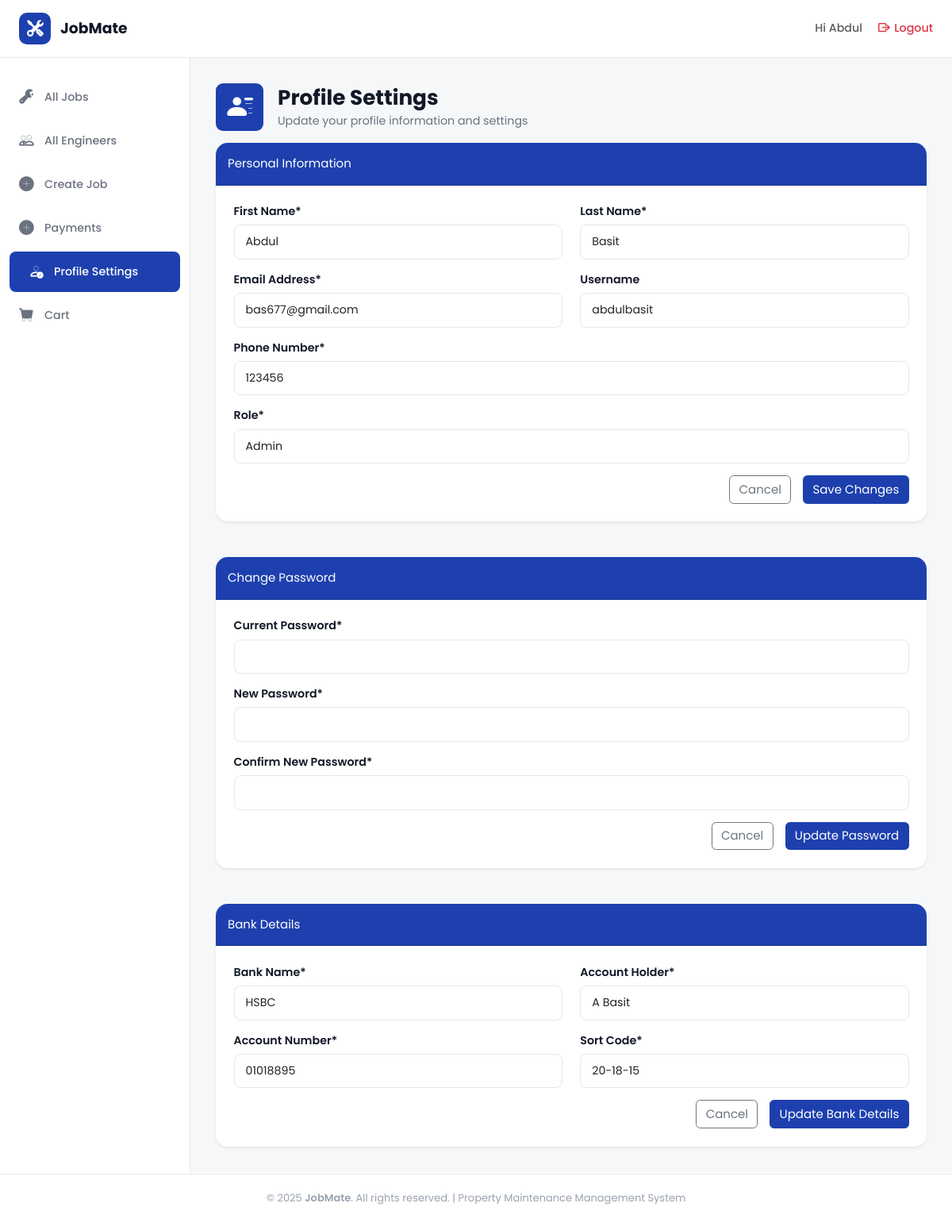
Before: /users/profile_settings/ (signed in) with the older database file.
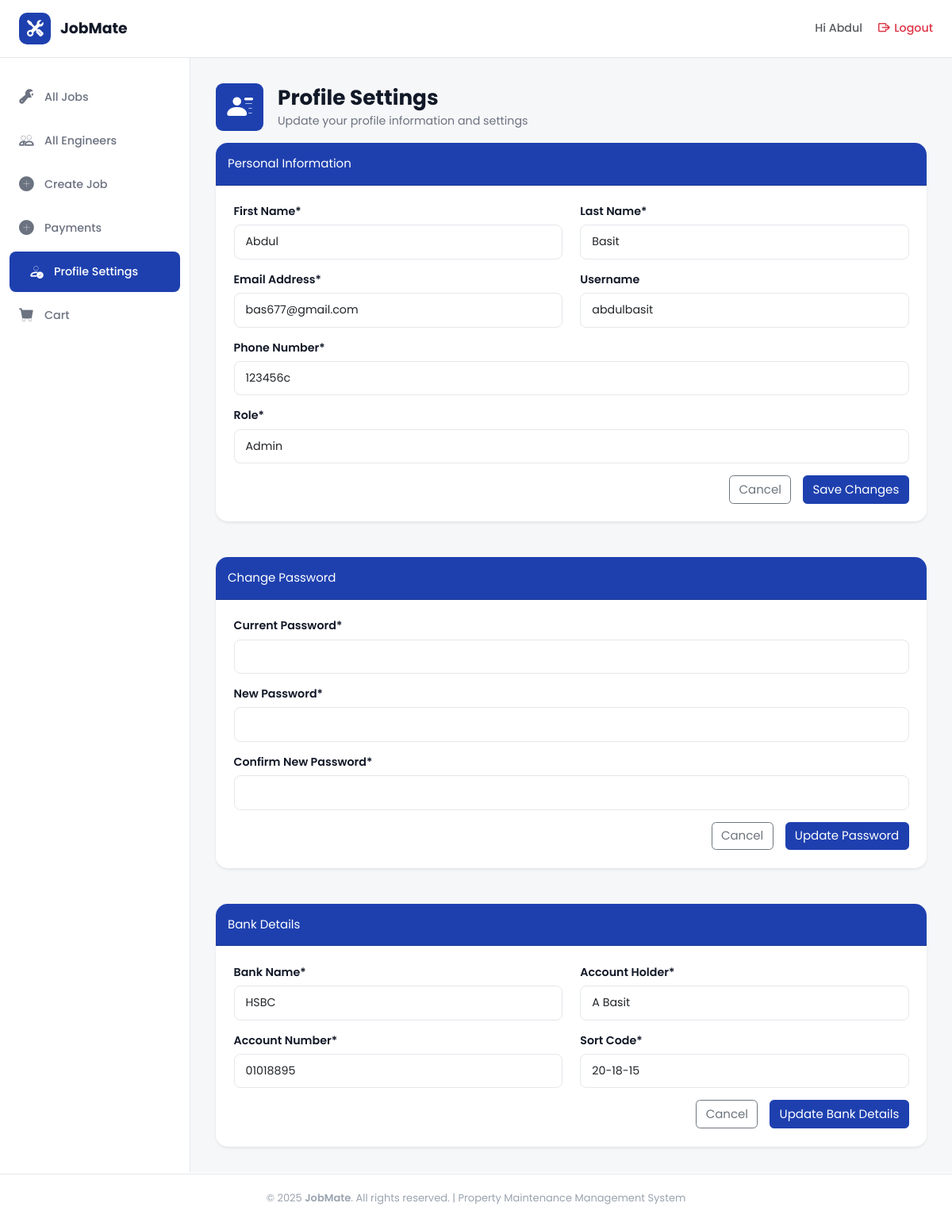
After: the same page with the newer database file.
### users/models.py (models this page shows, shortened)
class Profile(models.Model):
    user = models.OneToOneField(User, on_delete=models.CASCADE)
    phone_number = models.CharField(
        max_length=20,
        blank=False,
    )
    role = models.CharField(
        max_length=20,
        default='Engineer'
    )
    bank_name = models.CharField(
        max_length=100,
        blank=True,
        null=True
    )
    account_holder = models.CharField(
        max_length=100,
        blank=True,
        null=True
    )
    account_number = models.CharField(
        max_length=20,
        blank=True,
        null=True
    )
    sort_code = models.CharField(
        max_length=20,
        blank=True,
        null=True
    )

### users/views.py (the view, shortened to what this page needs)
# urls.py: path('profile_settings/', views.profile_settings, name='profile_settings'),
@login_required
def profile_settings(request):
    profile = request.user.profile
    if request.method == "POST" and "submit_personal" in request.POST:
        personal_form = ProfileForm(request.POST, instance=profile)
        bank_form = BankDetailsForm(instance=profile)
        password_form = PasswordChangeForm(request.user)
        if personal_form.is_valid():
            personal_form.save()
            messages.success(request, 'Your profile was successfully updated!')
            return redirect("users:profile_settings")
    elif request.method == "POST" and "submit_bank" in request.POST:
        bank_form = BankDetailsForm(request.POST, instance=profile)
        if bank_form.is_valid():
            bank_form.save()
            messages.success(request, 'Your bank details was successfully updated!')
            return redirect("users:profile_settings")
    else:
        personal_form = ProfileForm(instance=profile)
        bank_form = BankDetailsForm(instance=profile)
        password_form = PasswordChangeForm(request.user)
        for field in password_form.fields.values():
            field.widget.attrs["class"] = "form-control"
            field.widget.attrs["placeholder"] = ""
            field.widget.attrs.pop("autofocus", None) # Remove focus when the profile page loads
    return render(
        request,
        "profile_settings.html",
        {
            "personal_form": personal_form,
            "bank_form": bank_form,
            "password_form": password_form,
        },
    )

### users/forms/profile.py
class ProfileForm(forms.ModelForm):
    class Meta:
        model = Profile
        fields = [
            'phone_number',
            'role',
        ]
        widgets = {
            "phone_number": forms.TextInput(attrs={"class": "form-control"}),
            'role': forms.TextInput(attrs={'class': 'form-control',  'readonly': 'readonly'}),
        }

class BankDetailsForm(forms.ModelForm):
    class Meta:
        model = Profile
        fields = [
            "bank_name",
            "account_holder",
            "account_number",
            "sort_code"
        ]
        widgets = {
            'bank_name': forms.TextInput(attrs={'class': 'form-control'}),
            'account_holder': forms.TextInput(attrs={'class': 'form-control'}),
            'account_number': forms.TextInput(attrs={'class': 'form-control'}),
            'sort_code': forms.TextInput(attrs={'class': 'form-control'}),
        }

### users/templates/profile_settings.html (shortened to what this page needs)
{% extends "dashboard_base.html" %}
{% load static %}
{% block content %}
<div class="heading-section">
    <div class="d-flex align-items-center gap-3 mb-3">
        <div class="icon">
            <i class="bi bi-person-lines-fill"></i>
        </div>
        <div>
            <h1 class="section-title">Profile Settings</h1>
            <p class="section-subtitle m-0">
                Update your profile information and settings
            </p>
        </div>
    </div>
</div>
<div class="card shadow-sm border-0 rounded-4 mb-5">
    <div class="card-header py-3 rounded-top-4">Personal Information</div>
    <form class="card-body p-4" method="POST" action="">
        <div class="row mb-3">
            <div class="col-md-6">
                <label class="form-label">First Name*</label>
                <input type="text" class="form-control" value="{{ user.first_name }}" readonly>
            </div>
            <div class="col-md-6">
                <label class="form-label">Last Name*</label>
                <input type="text" class="form-control" value="{{ user.last_name }}" readonly>
            </div>
        </div>
        <div class="row mb-3">
            <div class="col-md-6">
                <label class="form-label">Email Address*</label>
                <input type="email" class="form-control" value="{{ user.email }}" readonly>
            </div>
            <div class="col-md-6">
                <label class="form-label">Username</label>
                <input type="email" class="form-control" value="{{ user.username }}" readonly>
            </div>
        </div>
        <div class="mb-3">
            <label class="form-label">Phone Number*</label>
            {{ personal_form.phone_number }}
        </div>
        <div class="mb-3">
            <label class="form-label">Role*</label>
            {{ personal_form.role }}
        </div>
        <div class="d-flex justify-content-end gap-3">
            <button type="button" class="btn btn-outline-secondary">Cancel</button>
            <button type="submit" name="submit_personal" class="btn btn-primary">Save Changes</button>
        </div>
    </form>
</div>
<div class="card shadow-sm border-0 rounded-4 mb-5">
    <div class="card-header py-3 rounded-top-4">Change Password</div>
    <form class="card-body p-4" method="POST">
        <div class="mb-3">
            <label class="form-label">Current Password*</label>
            {{ password_form.old_password }}
        </div>
        <div class="mb-3">
            <label class="form-label">New Password*</label>
            {{ password_form.new_password1 }}
        </div>
        <div class="mb-3">
            <label class="form-label">Confirm New Password*</label>
            {{ password_form.new_password2 }}
        </div>
        <div class="d-flex justify-content-end gap-3">
            <button type="button" class="btn btn-outline-secondary">Cancel</button>
            <button type="submit" name="submit_password" class="btn btn-primary">Update Password</button>
        </div>
    </form>
</div>
<div class="card shadow-sm border-0 rounded-4">
    <div class="card-header py-3 rounded-top-4">Bank Details</div>
    <form class="card-body p-4" method="POST">
        <div class="row mb-3">
            <div class="col-md-6">
                <label class="form-label">Bank Name*</label>
                {{ bank_form.bank_name }}
            </div>
            <div class="col-md-6">
                <label class="form-label">Account Holder*</label>
                {{ bank_form.account_holder }}
            </div>
        </div>
        <div class="row mb-3">
            <div class="col-md-6">
                <label class="form-label">Account Number*</label>
                {{ bank_form.account_number }}
            </div>
            <div class="col-md-6">
                <label class="form-label">Sort Code*</label>
                {{ bank_form.sort_code }}
            </div>
        </div>
        <div class="d-flex justify-content-end gap-3">
            <button type="button" class="btn btn-outline-secondary">Cancel</button>
            <button type="submit" name="submit_bank" class="btn btn-primary">Update Bank Details</button>
        </div>
    </form>
</div>
{% endblock %}

### templates/dashboard_base.html (shortened to what this page needs)
{% extends "base.html" %}
{% load static %}
{% block body %}
<header class="top-header">
  <div class="logo-section">
    <a href="{% url 'home:home' %}">
      <div class="logo-icon">
        <i class="bi bi-tools"></i>
      </div>
      <span class="logo-text">JobMate</span>
    </a>
  </div>
  <div class="header-right">
    <div class="user-info">
      <a href="{% url 'users:profile_settings' %}" class="text-decoration-none text-muted"><span>Hi {% if request.user.is_authenticated and request.user.first_name == "" %}
        {{ request.user.username }}
        {% else %}
         {{request.user.first_name}}
          {% endif %} </span></a>
    </div>
    <a href="{% url 'account_logout' %}" class="logout-btn text-danger">
      <i class="bi bi-box-arrow-right"></i>
      <span>Logout</span>
    </a>
  </div>
</header>
<div class="dashboard-layout">
  <aside class="sidebar">
    <ul class="sidebar-nav">
      <li>
        <a href="{% url 'jobs:all_jobs' %}"
          class="{% if request.resolver_match.url_name == 'all_jobs' %}active{% endif %}">
          <i class="bi bi-wrench-adjustable"></i>
          <span>All Jobs</span>
        </a>
      </li>
      <li>
        <a href="{% url 'users:all_engineers' %}"
          class="{% if request.resolver_match.url_name == 'all_engineers' %}active{% endif %}">
          <i class="bi bi-people"></i>
          <span>All Engineers</span>
        </a>
      </li>
      <li>
        <a href="{% url 'jobs:create_job' %}"
          class="{% if request.resolver_match.url_name == 'create_job' %}active nav-link disabled{% endif %} {% if request.resolver_match.url_name == 'edit_job' %}d-none{% endif %}">
          <i class="bi bi-plus-circle-fill"></i>
          <span>Create Job</span>
        </a>
      </li>
      <li>
        <a href="{% url 'cart:payments' %}"
          class="{% if request.resolver_match.url_name == 'payments' %}active nav-link disabled{% endif %}">
          <i class="bi bi-plus-circle-fill"></i>
          <span>Payments</span>
        </a>
      </li>
      <li>
        <a href="{% url 'users:profile_settings' %}"
          class="{% if request.resolver_match.url_name == 'profile_settings' %}active nav-link disabled {% else %}d-none {% endif %}">
          <i class="bi bi-person-check"></i>
          <span>Profile Settings</span>
        </a>
      </li>
      <li>
        <a href="{% url 'cart:basket' %}"
          class="{% if request.resolver_match.url_name == 'basket' %}active nav-link disabled{% endif %}">
          <i class="bi bi-cart-fill"></i>
          <span>Cart</span>
        </a>
      </li>
    </ul>
  </aside>
  <main class="main-content">
    {% block content %} {% endblock %}
  </main>
</div>
{% endblock %}

### templates/base.html (shortened to what this page needs)
{% load static %}
<!DOCTYPE html>
<html lang="en">
<head>
    <link href="https://cdn.jsdelivr.net/npm/bootstrap@5.3.3/dist/css/bootstrap.min.css" rel="stylesheet">
    <link href="https://cdn.jsdelivr.net/npm/bootstrap-icons@1.11.3/font/bootstrap-icons.css" rel="stylesheet">
    <link rel="stylesheet" href="{% static 'css/base.css' %}?v=20251012">
    <link rel="stylesheet" href="{% static 'css/home.css' %}?v=20251012">
    <link rel="stylesheet" href="{% static 'css/accounts.css' %}?v=20251012">
    <link rel="stylesheet" href="{% static 'css/dashboard_base.css' %}?v=20251012">
    <link rel="stylesheet" href="{% static 'css/tables.css' %}?v=20251012">
    <link rel="stylesheet" href="{% static 'css/form.css' %}?v=20251012">
    <link rel="stylesheet" href="{% static 'css/job_detail.css' %}?v=20251012">
    <link rel="stylesheet" href="{% static 'css/delete.css' %}?v=20251012">
    <link rel="stylesheet" href="{% static 'css/cart.css' %}?v=20251012">
</head>
<body class="d-flex flex-column min-vh-100">
    <main class="flex-grow-1 d-flex flex-column">
        {% block body %}{% endblock %}
    </main>
    {% if not hide_footer %}
    <footer class="site-footer">
        © 2025 <span class="fw-semibold">JobMate</span>. All rights reserved. |
        Property Maintenance Management System
    </footer>
    {% endif %}
</body>
</html>

### static/css/base.css (style rules this page uses)
html { font-size: 15px; }
:root { --jm-blue-600: #2563eb; --jm-blue-700: #1e40af; --jm-default: #ffffff; --jm-main: #e5e7eb; --jm-secondary: #1e40af; --jm-accent: #dbeafe; --jm-accent-light: #f6f7f8; --jm-links: #2563eb; --jm-other: #fecaca; --ink: #111827; --muted: #6b7280; --muted-2: #9aa3af; --footer-bg: #0f172a; --card-radius: 14px; --tile-radius: 18px; --shadow-soft: 0 8px 16px rgba(15, 23, 42, 0.06); --shadow-tile: 0 14px 30px rgba(37, 99, 235, 0.25); --shadow-cta: 0 10px 22px rgba(29, 78, 216, 0.25); --purple: #7e22ce; --topbar-h: 66px; --footer-h: 20px; --sidebar-width: 240px; }
* { box-sizing: border-box; }
body { font-family: "Poppins", system-ui, -apple-system, Segoe UI, Roboto, Helvetica, Arial, sans-serif; font-size: 0.95rem; color: var(--ink); background: var(--page-bg); margin: 0 auto; }
.btn-primary { background-color: var(--jm-blue-700) !important; border-color: var(--jm-blue-700) !important; font-size: 1rem; transition: all 0.25s ease; }
.bi::before { font-weight: bold !important; }
.section-title { font-weight: 700; font-size: 1.75rem; color: var(--ink); margin-bottom: 0.25rem; }
.section-subtitle { color: var(--muted); }
.site-footer { padding: var(--footer-h) 0 26px; margin-top: auto; text-align: center; color: var(--muted-2); border-top: var(--jm-main) 1px solid; font-size: small; }

### static/css/accounts.css (style rules this page uses)
.form-label { font-weight: 600; color: var(--ink); margin-bottom: 6px; }
.form-control, .form-select { border-radius: 8px; border: 1px solid #e5e7eb; padding: 10px 14px; font-size: 0.95rem; transition: border-color .2s, box-shadow .2s; }

### static/css/dashboard_base.css (style rules this page uses)
.dashboard-layout { display: flex; max-width: 1800px; margin: 0 auto; width: 100%; }
.main-content { flex: 1; padding: 32px; background-color: var(--jm-accent-light); overflow-y: auto; height: calc(100vh - 55px - var(--topbar-h) - var(--footer-h)); }
.top-header { background: var(--jm-default); border-bottom: 1px solid var(--jm-main); margin: 0 auto; padding: 16px 24px; display: flex; justify-content: space-between; align-items: center; position: sticky; max-width: 1800px; width: 100%; top: 0; z-index: 1000; }
.logo-section { display: flex; align-items: center; gap: 12px; }
.logo-section a { display: flex; align-items: center; gap: 12px; text-decoration: none; }
.logo-icon { width: 40px; height: 40px; background: var(--jm-blue-700); border-radius: 10px; display: flex; align-items: center; justify-content: center; color: var(--jm-default); font-size: 20px; }
.logo-text { font-size: 1.25rem; font-weight: 700; color: var(--ink); }
.header-right { display: flex; align-items: center; gap: 20px; }
.user-info { display: flex; align-items: center; gap: 8px; color: var(--muted); font-weight: 500; }
.logout-btn { color: var(--muted); text-decoration: none; display: flex; align-items: center; gap: 6px; font-weight: 500; transition: color 0.3s; }
.sidebar { width: var(--sidebar-width); background: var(--jm-default); border-right: 1px solid var(--jm-main); padding: 24px 0; position: sticky; top: 73px; overflow-y: auto; }
.sidebar-nav { list-style: none; padding: 0; margin: 0; }
.sidebar-nav li { margin-bottom: 4px; }
.sidebar-nav a { display: flex; align-items: center; gap: 12px; padding: 12px 24px; color: var(--muted); text-decoration: none; font-weight: 500; transition: all 0.3s; }
.sidebar-nav a.active { background: var(--jm-blue-700); color: white; border-radius: 8px; margin: 0 12px; }
.sidebar-nav a i { font-size: 18px; width: 20px; }

### static/css/tables.css (style rules this page uses)
.heading-section { margin-bottom: 1rem; }

### static/css/form.css (style rules this page uses)
.icon { display: inline-flex; align-items: center; justify-content: center; background-color: var(--jm-blue-700); color: var(--jm-default); width: 60px; height: 60px; border-radius: 15%; font-size: 2.1rem; margin-right: 0.2rem; }
.icon i { line-height: 0; }
.card-header { background-color: var(--jm-blue-700); color: var(--jm-default); font-size: 1rem; }

Changed rows visible on the page:
changed Profile "Admin": phone_number "123456" → "123456c"
